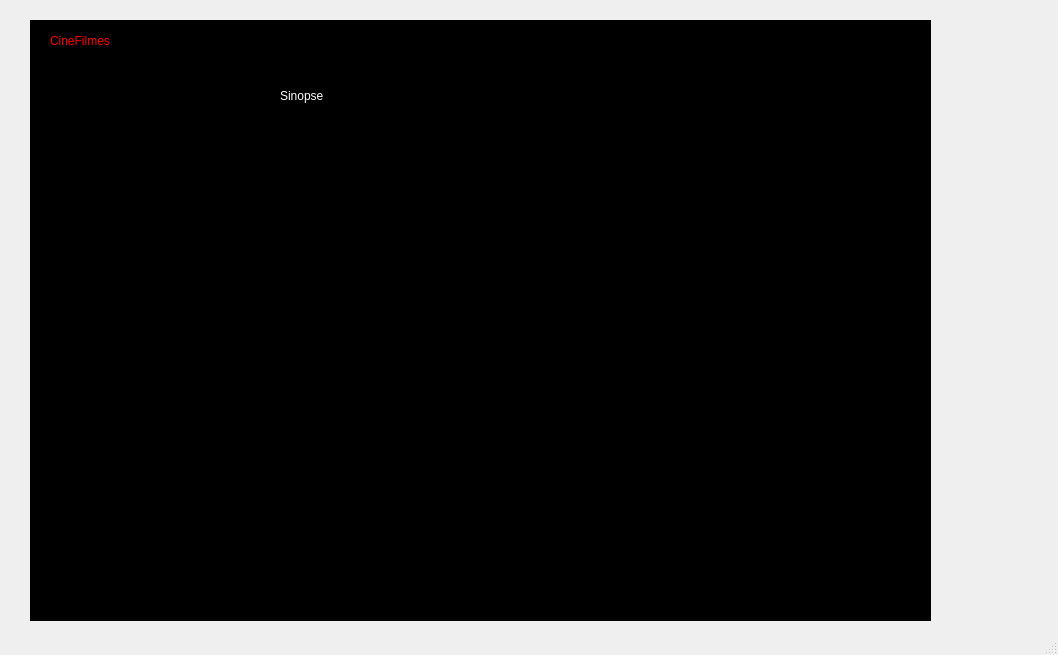
<?xml version="1.0" encoding="UTF-8"?>
<ui version="4.0">
 <class>MainWindow</class>
 <widget class="QMainWindow" name="MainWindow">
  <property name="geometry">
   <rect>
    <x>0</x>
    <y>0</y>
    <width>1058</width>
    <height>655</height>
   </rect>
  </property>
  <property name="windowTitle">
   <string>MainWindow</string>
  </property>
  <widget class="QWidget" name="centralwidget">
   <widget class="QFrame" name="frame">
    <property name="geometry">
     <rect>
      <x>30</x>
      <y>20</y>
      <width>901</width>
      <height>601</height>
     </rect>
    </property>
    <property name="styleSheet">
     <string notr="true">background-color: rgb(0, 0, 0);</string>
    </property>
    <property name="frameShape">
     <enum>QFrame::Shape::StyledPanel</enum>
    </property>
    <property name="frameShadow">
     <enum>QFrame::Shadow::Raised</enum>
    </property>
    <widget class="QLabel" name="label">
     <property name="geometry">
      <rect>
       <x>20</x>
       <y>0</y>
       <width>151</width>
       <height>41</height>
      </rect>
     </property>
     <property name="styleSheet">
      <string notr="true">color: rgb(255, 0, 0);
font: 900 20pt &quot;Segoe UI&quot;;</string>
     </property>
     <property name="text">
      <string>CineFilmes</string>
     </property>
    </widget>
    <widget class="QLabel" name="label_2">
     <property name="geometry">
      <rect>
       <x>30</x>
       <y>60</y>
       <width>181</width>
       <height>261</height>
      </rect>
     </property>
     <property name="text">
      <string/>
     </property>
     <property name="pixmap">
      <pixmap resource="img.qrc">:/icon/btn_img_wicked.png</pixmap>
     </property>
     <property name="scaledContents">
      <bool>true</bool>
     </property>
    </widget>
    <widget class="QLabel" name="label_3">
     <property name="geometry">
      <rect>
       <x>260</x>
       <y>60</y>
       <width>111</width>
       <height>51</height>
      </rect>
     </property>
     <property name="styleSheet">
      <string notr="true">color: rgb(255, 255, 255);
font: 16pt &quot;Segoe UI&quot;;
font: 20pt &quot;Segoe UI&quot;;</string>
     </property>
     <property name="text">
      <string/>
     </property>
    </widget>
    <widget class="QLabel" name="label_4">
     <property name="geometry">
      <rect>
       <x>250</x>
       <y>60</y>
       <width>101</width>
       <height>31</height>
      </rect>
     </property>
     <property name="styleSheet">
      <string notr="true">font: 16pt &quot;Segoe UI&quot;;
color: rgb(255, 255, 255);</string>
     </property>
     <property name="text">
      <string>Sinopse</string>
     </property>
    </widget>
   </widget>
  </widget>
  <widget class="QMenuBar" name="menubar">
   <property name="geometry">
    <rect>
     <x>0</x>
     <y>0</y>
     <width>1058</width>
     <height>22</height>
    </rect>
   </property>
  </widget>
  <widget class="QStatusBar" name="statusbar"/>
 </widget>
 <resources>
  <include location="img.qrc"/>
 </resources>
 <connections/>
</ui>
